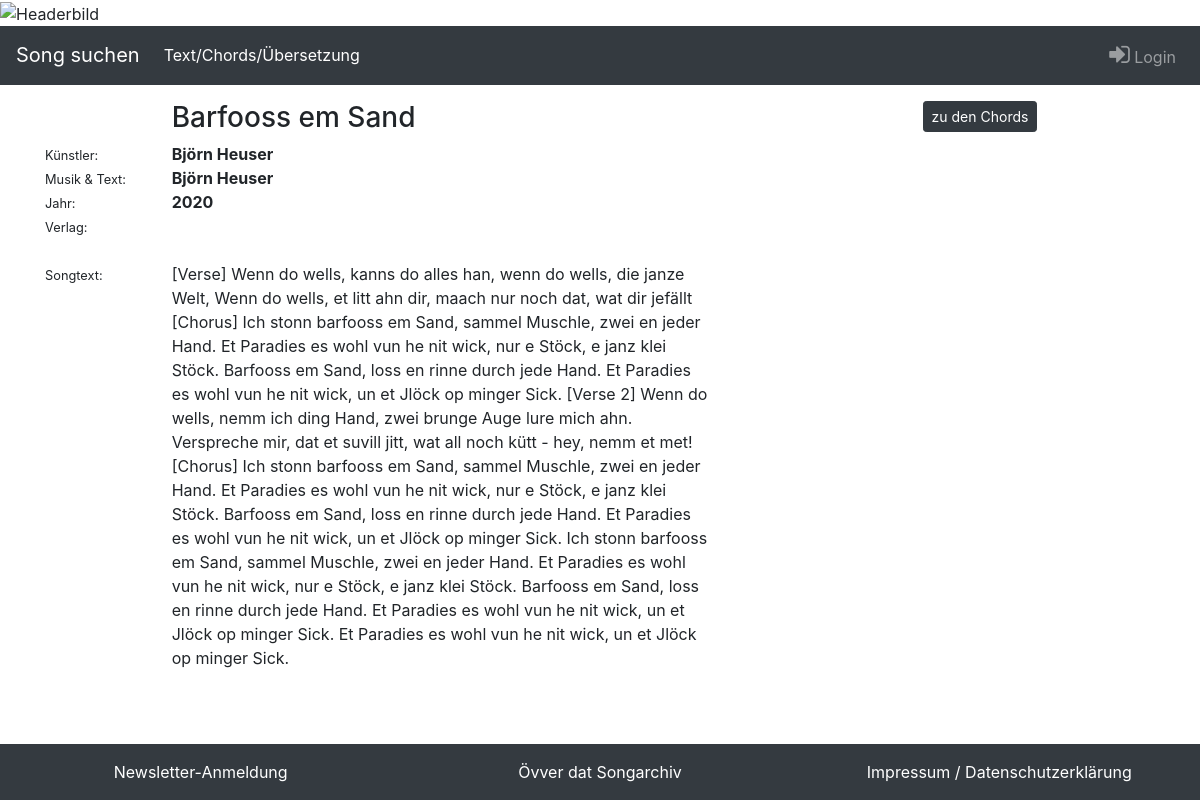
Before: /songarchiv/song/3/ with the older database file.
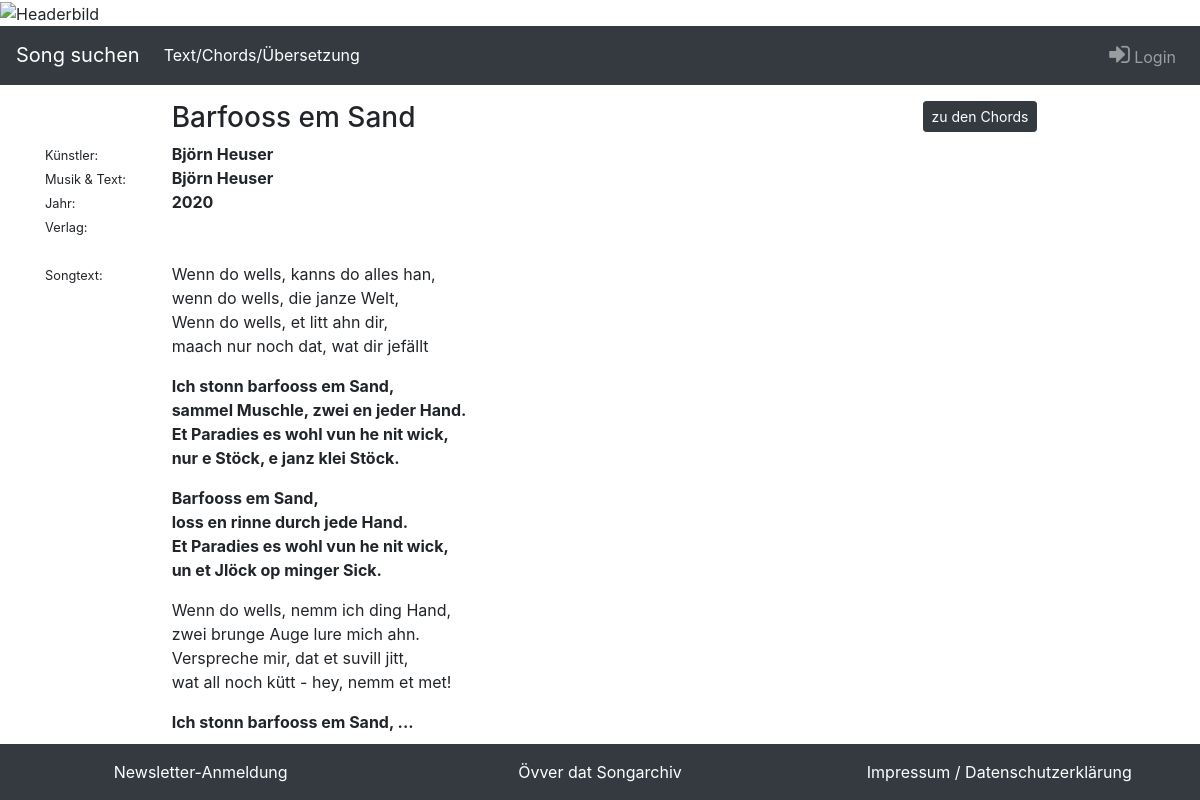
After: the same page with the newer database file.
### songarchiv/models.py (models this page shows, shortened)
class Song_Text(models.Model):
    text_text = RichTextField()
    text_standard_german = RichTextField()
    text_chordpro = RichTextField()
    text_chords = RichTextField()
    text_nashville = RichTextField()
    song = models.ForeignKey(Song, on_delete=models.CASCADE, default='')

### songarchiv/views.py (the view)
# urls.py: path('song/<id>/', views.song, name='song'),
def song(request, id=id):
    try:
        song_result = Song.objects.get(id=id)
        try:
            song_text_result = Song_Text.objects.get(song_id=id)
        except Song_Text.DoesNotExist:
            song_text_result = None
        logger.info(f"{request.META.get('REMOTE_ADDR')};song;{str(id)};call song")
        return render(request, 'songarchiv/song.html', {'song': song_result, 'text': song_text_result})
    except ObjectDoesNotExist:
        logger.info(f"{request.META.get('REMOTE_ADDR')};song;{str(id)};call song Object with ID don't exist")
        return redirect('/songarchiv/')

### songarchiv/context_processors.py (called while the page is built)
def setting_enhancement(request):
    return {'PRODUCTION': settings.PRODUCTION}

### songarchiv/templates/songarchiv/song.html (shortened to what this page needs)
{% extends "base.html" %}
{% block extrahead %}
{% load static %}
{% endblock %}
{% block nav %}
<nav class="navbar navbar-expand-md navbar-dark bg-dark">
    <a href="{% url 'songarchiv:index' %}" class="navbar-brand">Song suchen</a>
    <div class="navbar-collapse collapse justify-content-stretch" id="navbar6">
        <ul class="navbar-nav">
            <li class="nav-item active">
                <a class="nav-link" href="{% url 'songarchiv:text' song.id %}">Text/Chords/Übersetzung</a>
            </li>
        </ul>
        <ul class="navbar-nav ml-auto">
            <li class="nav-item">
            {% if user.is_authenticated %}
                <a class="nav-link" href="{% url 'logout'%}"><i class="fa fa-sign-out" style="font-size:24px"></i> Logout</a>
            {% else %}
                <a class="nav-link" href="{% url 'login'%}"><i class="fa fa-sign-in" style="font-size:24px"></i> Login</a>
            {% endif %}
            </li>
        </ul>
    </div>
</nav>
{% endblock %}
{% block content %}
<content>
    <div class="container">
        <div class="row">
            <div class="col-md-8 col-sm-12">
                <div class="row">
                    <div class="col-md-2">
                    </div>
                    <div class="col-md-9">
                          <h3>{{ song.song_title }}</h3>
                    </div>
                </div>
                <div class="row">
                    <div class="col-md-2 col-4">
                        <div class="small inline">Künstler:</div>
                    </div>
                    <div class="col-md-9 col-8">
                        <strong>{{ song.song_artist }}</strong>
                    </div>
                </div>
                <div class="row">
                    <div class="col-md-2 col-4">
                        {% if song.song_music == song.song_lyrics%}
                            <div class="small inline">Musik & Text:</div>
                        {% else %}
                            <div class="small inline">Musik:</div>
                        {% endif %}
                    </div>
                    <div class="col-md-9 col-8">
                        <strong>{{ song.song_music }}</strong>
                    </div>
                </div>
                <div class="row">
                    <div class="col-md-2 col-4">
                        {% if song.song_year|date:"Y" > '1900' %}
                        <div class="small inline">Jahr:</div>
                        {% endif%}
                    </div>
                    <div class="col-md-9 col-8">
                        {% if song.song_year|date:"Y" > '1900' %}
                            <strong>{{ song.song_year|date:"Y" }}</strong>
                        {% endif%}
                    </div>
                </div>
                <div class="row">
                    <div class="col-md-2 col-4">
                        <div class="small inline">Verlag:</div>
                    </div>
                    <div class="col-md-9 col-8">
                    </div>
                </div>
                <br>
                <div class="row">
                    {% if text.text_text %}
                    <div class="col-md-2 col-0">
                        <div class="small inline">Songtext:</div>&nbsp;
                    </div>
                    <div class="col-md-9 col-12">
                            {{ text.text_text | safe  }}
                    </div>
                    {% endif %}
                </div>
            <br>
            </div>
            <div class="col-md-4 col-sm-12">
                <div class="row">
                  <div class="d-flex justify-content-center col-md">
                        <a class="btn btn-dark btn-sm" href="{% url 'songarchiv:text' song.id %}" role="button">zu den Chords</a>
                  </div>
                </div>
            </div>
        <br>
        <br>
        </div>
   </div>
</content>
{% endblock %}

Changed rows visible on the page:
changed Song_Text: text_text "[Verse] Wenn do wells, kanns do alles han, wenn do wells, die janze Welt, Wenn do wells, et litt ahn dir, maach nur noch dat, wat dir jefällt [Chorus] Ich stonn barfooss em Sand, sammel Muschle, zwei en jeder Hand. Et Paradies es wohl vun he nit wick, nur e Stöck, e janz klei Stöck. Barfooss em Sand, loss en rinne durch jede Hand. Et Paradies es wohl vun he nit wick, un et Jlöck op minger Sick. [Verse 2] Wenn do wells, nemm ich ding Hand, zwei brunge Auge lure mich ahn. Verspreche mir, dat et suvill jitt, wat all noch kütt - hey, nemm et met! [Chorus] Ich stonn barfooss em Sand, sammel Muschle, zwei en jeder Hand. Et Paradies es wohl vun he nit wick, nur e Stöck, e janz klei Stöck. Barfooss…" → "Wenn do wells, kanns do alles han, wenn do wells, die janze Welt, Wenn do wells, et litt ahn dir, maach nur noch dat, wat dir jefällt Ich stonn barfooss em Sand, sammel Muschle, zwei en jeder Hand. Et Paradies es wohl vun he nit wick, nur e Stöck, e janz klei Stöck. Barfooss em Sand, loss en rinne durch jede Hand. Et Paradies es wohl vun he nit wick, un et Jlöck op minger Sick. Wenn do wells, nemm ich ding Hand, zwei brunge Auge lure mich ahn. Verspreche mir, dat et suvill jitt, wat all noch kütt - hey, nemm et met! Ich stonn barfooss em Sand, ..."
